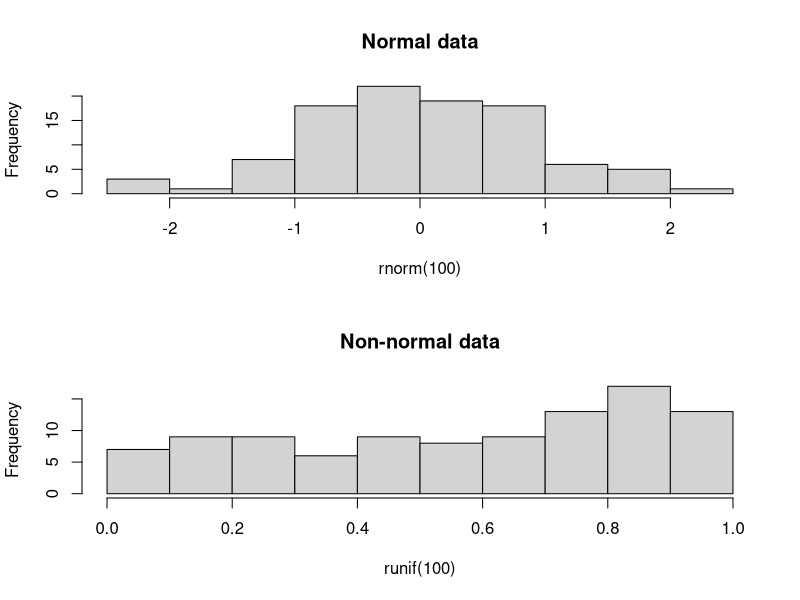

Here is the R script that generated this plot:

#10 random number from normal distribution
rnorm(10)

# 10 numbers from uniform distribution
# first set of numbers are concentrated around zero
# second set are more or less equally spaaced
runif(10)


old.par <- par(mfrow=c(2,1))
hist(rnorm(100), main="Normal data")
hist(runif(100), main="Non-normal data")
par(old.par)

###Histograms are good to check normality
#NOTE - Nonparametric Methods are applicable to both
# "nonparametric" and "parametric"

#Measurement data are usually presented in R as Numerical vectors
x <- c(174, 162, 188, 192, 165, 168, 172.5)
# x = the name of the object
# <- = is an assignment operator
# c() = is a function to create vector
# every R object has a structure

#str() shows that x is a numerical vector
str(x)
#you can check if an object is a vector
is.vector(x)

#There are also multiple as.something()-like conversion functions

#to sort heights from smalles to biggest
sort(x)

#to reverse results
rev(sort(x))

#Ranked( or ordinal(categorico)) data 
#do not come directly from measurements
#do not easily correspond to numbers
#Always require nonparametric methods

#by default, R will identify ranked data as regular numerical vector

#(i.e,. Seven employees ranked by their heights)
rr <- c(2 ,1 ,3 , 3, 1, 1, 2)
#The ordered factor arranged in proper order by labels
(hh <- cut(x, 3, labels = c(1:3), ordered_result = TRUE))

#note that cut() is irreversible operation
as.numeric(hh)
x
hh


###Factor###
#In R, Factors, unlike character vectors 
#allow for easy transformation into numbers

#R uses the alphabetical order every 
#time when factors have to be converted into numbers
sex <- c("male", "female", "male", "male", "female", "male","male")
sex.f <- factor(sex)
sex.n <- as.numeric(sex.f)

#if your factor is made from numbers and you want
#to convert it back to numbers, convert it first
#to the characters vector, and onlu then
#to the numbers
ff<- factor(3:5)
as.numeric(as.character(ff))

#We can order factors in alphabetical order
m <- c("L", "S", "XL", "XXL", "S", "M", "L")
m.f <- factor(m)
m.o <- ordered(m.f, levels=c("S","M","L","XL","XXL"))

###Binary data 
#(do not mix with a binary file format) are a
#special case related with both
#nominal and ranked data

(is.male <- sex == "male")
#i.e, from ifelse factor
ifelse(sex=="female", "pink", "blue")

#Fractions, count and ranks
# Close to secondary data is an idea of compositional 
# data which are quantitative descriptions of the parts of
# the whole (probabilities, proportions, percentages etc.)

#In R, all kinds of missing data are denoted with two uppercase letters NA.
#R, always return a warning if there are ties